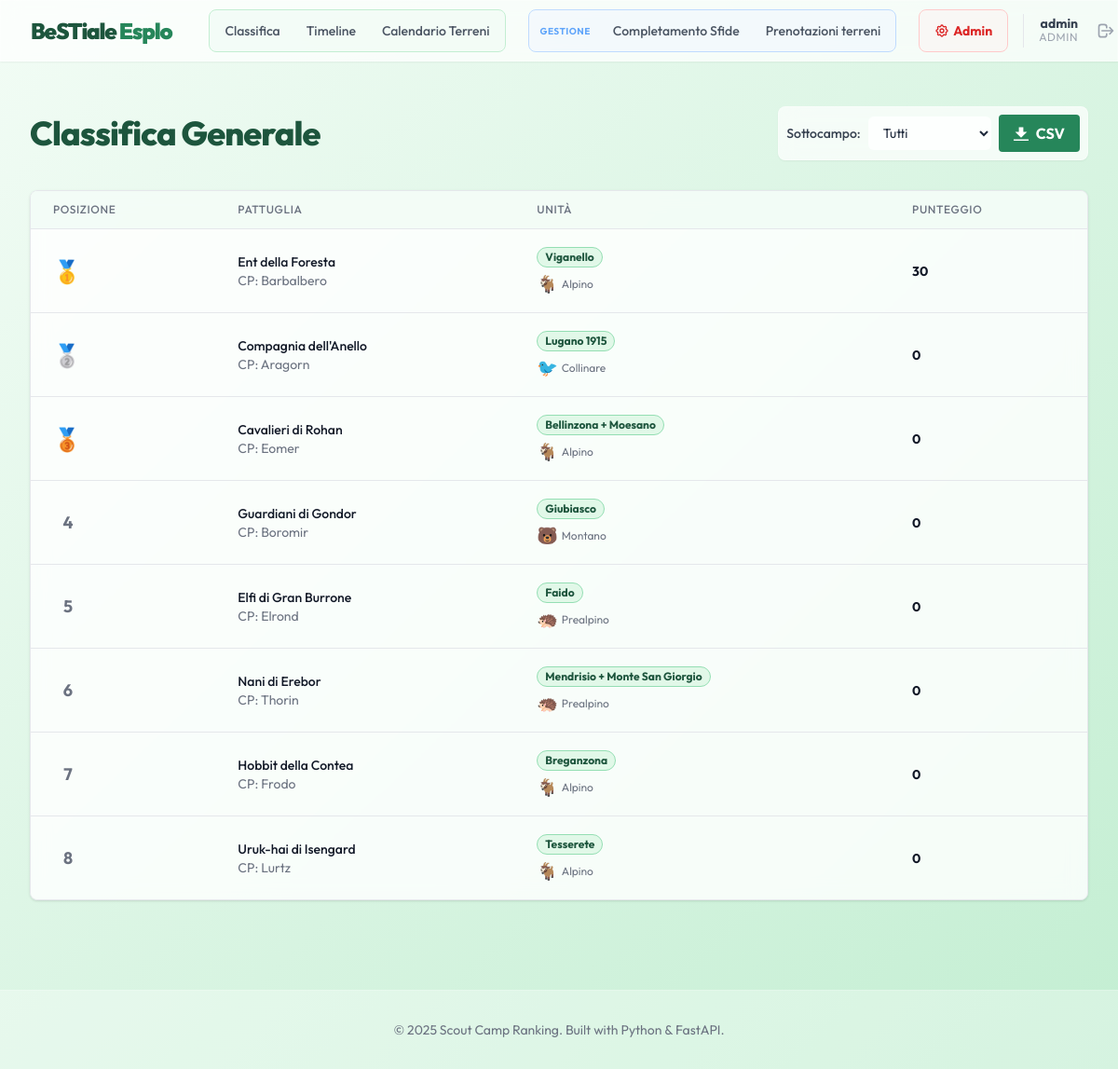
/ (signed in), run on an earlier commit of the app's database.
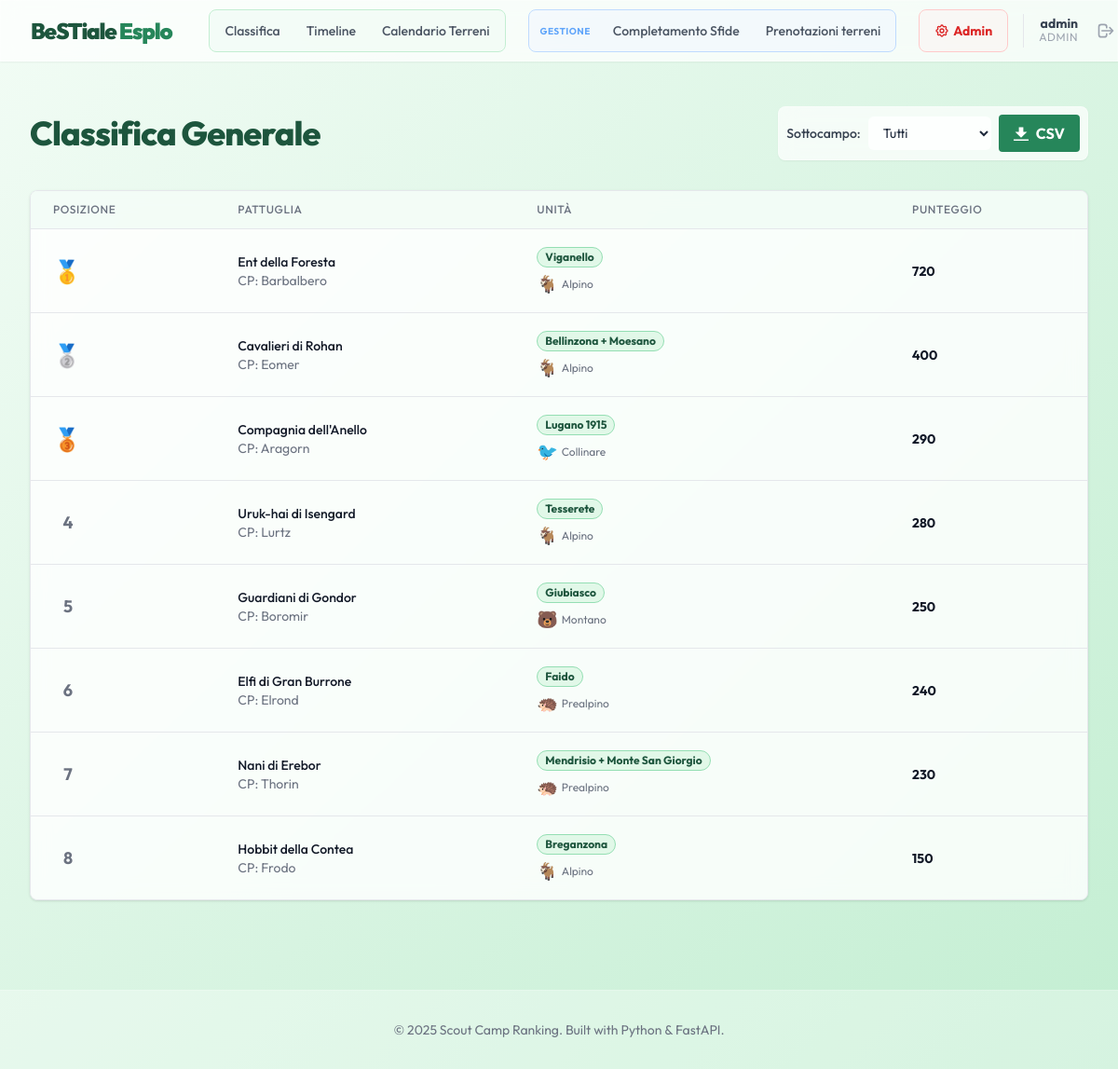
And on a later commit of the database.
### app/models.py (models this page shows)
class User(Base):
    __tablename__ = "users"
    id: Mapped[int] = mapped_column(primary_key=True, index=True)
    username: Mapped[str] = mapped_column(unique=True, index=True)
    password_hash: Mapped[str] = mapped_column()
    role: Mapped[str] = mapped_column()  # 'unit', 'tech', 'admin'
    unita_id: Mapped[int | None] = mapped_column(ForeignKey("unita.id"), nullable=True)
    unita: Mapped[Optional["Unita"]] = relationship()

class Pattuglia(Base):
    __tablename__ = "pattuglie"
    id: Mapped[int] = mapped_column(primary_key=True, index=True)
    name: Mapped[str] = mapped_column(unique=True, index=True)
    capo_pattuglia: Mapped[str] = mapped_column()
    unita_id: Mapped[int] = mapped_column(ForeignKey("unita.id"))
    current_score: Mapped[int] = mapped_column(default=0)
    unita: Mapped["Unita"] = relationship(back_populates="pattuglie")
    completions: Mapped[list["Completion"]] = relationship(back_populates="pattuglia")

class Unita(Base):
    __tablename__ = "unita"
    id: Mapped[int] = mapped_column(primary_key=True, index=True)
    name: Mapped[str] = mapped_column(unique=True, index=True)
    sottocampo: Mapped[str] = mapped_column()
    pattuglie: Mapped[list["Pattuglia"]] = relationship(back_populates="unita")

### app/routers/public.py (the view)
@router.get("/", response_class=HTMLResponse)
async def ranking_page(
    request: Request,
    sottocampo_filter: str | None = None,
    db: Session = Depends(get_db),
    user: User = Depends(get_authenticated_user),
):
    query = db.query(Pattuglia).join(Unita).options(joinedload(Pattuglia.unita))
    if sottocampo_filter and sottocampo_filter.strip():
        query = query.filter(Unita.sottocampo == sottocampo_filter)
    else:
        sottocampo_filter = None
    pattuglie = query.order_by(Pattuglia.current_score.desc()).all()
    for index, p in enumerate(pattuglie):
        p.rank = index + 1
    all_unita = db.query(Unita).order_by(Unita.name).all()
    sottocampi = sorted(list(set(u.sottocampo for u in all_unita)))
    return templates.TemplateResponse(
        "ranking.html",
        {
            "request": request,
            "pattuglie": pattuglie,
            "unita": all_unita,
            "sottocampi": sottocampi,
            "current_sottocampo_filter": sottocampo_filter,
            "user": user,
        },
    )

### app/templates/ranking.html (shortened to what this page needs)
{% extends "base.html" %}
{% block content %}
<div class="px-4 py-6 sm:px-0">
    <div class="flex flex-col md:flex-row justify-between items-center mb-8">
        <h1 class="text-4xl font-extrabold text-scout-800 tracking-tight mb-4 md:mb-0">
            Classifica Generale
        </h1>
        <div class="flex flex-col md:flex-row items-center space-y-4 md:space-y-0 md:space-x-4">
            <form action="/" method="get" class="flex items-center space-x-2 glass p-2 rounded-lg shadow-sm">
                <div class="flex items-center space-x-2">
                    <label for="sottocampo_filter" class="text-sm font-medium text-gray-700">Sottocampo:</label>
                    <select name="sottocampo_filter" id="sottocampo_filter" onchange="this.form.submit()"
                        class="block w-full pl-3 pr-10 py-2 text-base border-gray-300 focus:outline-none focus:ring-scout-500 focus:border-scout-500 sm:text-sm rounded-md bg-white/80">
                        <option value="">Tutti</option>
                    </select>
                </div>
                {% if user.role in ['tech', 'admin'] %}
                <a href="/export/ranking"
                    class="bg-scout-600 hover:bg-scout-700 text-white font-bold py-2 px-4 rounded inline-flex items-center transition-colors duration-150 ml-2">
                    <svg class="fill-current w-4 h-4 mr-2" xmlns="http://www.w3.org/2000/svg" viewBox="0 0 20 20">
                        <path d="M13 8V2H7v6H2l8 8 8-8h-5zM0 18h20v2H0v-2z" />
                    </svg>
                    <span>CSV</span>
                </a>
                {% endif %}
            </form>
        </div>
    </div>
    <div class="shadow overflow-hidden border-b border-gray-200 sm:rounded-lg glass">
        <table class="min-w-full divide-y divide-gray-200">
            <thead class="bg-scout-50/80">
                <tr>
                    <th scope="col"
                        class="px-6 py-3 text-left text-xs font-medium text-gray-500 uppercase tracking-wider">
                        Posizione
                    </th>
                    <th scope="col"
                        class="px-6 py-3 text-left text-xs font-medium text-gray-500 uppercase tracking-wider">
                        Pattuglia
                    </th>
                    <th scope="col"
                        class="px-6 py-3 text-left text-xs font-medium text-gray-500 uppercase tracking-wider">
                        Unità
                    </th>
                    <th scope="col"
                        class="px-6 py-3 text-left text-xs font-medium text-gray-500 uppercase tracking-wider">
                        Punteggio
                    </th>
                </tr>
            </thead>
            <tbody class="bg-white/40 divide-y divide-gray-200">
                {% for p in pattuglie %}
                <tr class="hover:bg-white/60 transition-colors duration-150">
                    <td class="px-6 py-4 whitespace-nowrap">
                        <div class="flex items-center">
                            {% if p.rank == 1 %}
                            <span class="text-2xl mr-2">🥇</span>
                            {% elif p.rank == 2 %}
                            <span class="text-2xl mr-2">🥈</span>
                            {% elif p.rank == 3 %}
                            <span class="text-2xl mr-2">🥉</span>
                            {% else %}
                            <span class="text-lg font-bold text-gray-500 w-8 text-center">{{ p.rank }}</span>
                            {% endif %}
                        </div>
                    </td>
                    <td class="px-6 py-4 whitespace-nowrap">
                        <div class="text-sm font-medium text-gray-900">{{ p.name }}</div>
                        <div class="text-sm text-gray-500">CP: {{ p.capo_pattuglia }}</div>
                    </td>
                    <td class="px-6 py-4 whitespace-nowrap">
                        <span
                            class="px-2 inline-flex text-xs leading-5 font-bold rounded-full bg-scout-100 text-scout-800 border border-scout-300">
                            {{ p.unita.name }}
                        </span>
                        <div class="text-xs text-gray-500 mt-1 flex items-center">
                            {% if p.unita.sottocampo == 'Alpino' %}
                            <span class="text-lg mr-1">🐐</span>
                            {% elif p.unita.sottocampo == 'Prealpino' %}
                            <span class="text-lg mr-1">🦔</span>
                            {% elif p.unita.sottocampo == 'Montano' %}
                            <span class="text-lg mr-1">🐻</span>
                            {% elif p.unita.sottocampo == 'Collinare' %}
                            <span class="text-lg mr-1">🐦</span>
                            {% endif %}
                            {{ p.unita.sottocampo }}
                        </div>
                    </td>
                    <td class="px-6 py-4 whitespace-nowrap text-sm text-gray-900 font-bold text-lg">
                        {{ p.current_score }}
                    </td>
                </tr>
                {% endfor %}
            </tbody>
        </table>
    </div>
</div>
{% endblock %}

### app/templates/base.html (shortened to what this page needs)
<!DOCTYPE html>
<html lang="it">
<head>
    <script src="https://cdn.tailwindcss.com"></script>
</head>
<body class="bg-gradient-to-br from-scout-50 to-scout-200 min-h-screen text-slate-800">
    <nav class="glass sticky top-0 z-50 shadow-sm">
        <div class="max-w-7xl mx-auto px-4 sm:px-6 lg:px-8">
            <div class="flex justify-between h-16">
                <div class="flex-shrink-0 flex items-center">
                    <span class="font-black text-2xl tracking-tighter text-scout-800">
                        BeSTiale <span class="text-scout-600">Esplo</span>
                    </span>
                    <div class="hidden sm:flex sm:items-center sm:space-x-6 ml-10">
                        <div class="flex space-x-1 bg-scout-50/80 rounded-lg p-1 border border-scout-200 items-center">
                            <a href="/"
                                class="px-3 py-2 rounded-md text-sm font-medium text-gray-600 hover:text-scout-700 hover:bg-white/60 transition-colors">
                                Classifica
                            </a>
                            <a href="/timeline"
                                class="px-3 py-2 rounded-md text-sm font-medium text-gray-600 hover:text-scout-700 hover:bg-white/60 transition-colors">
                                Timeline
                            </a>
                            <a href="/prenotazioni"
                                class="px-3 py-2 rounded-md text-sm font-medium text-gray-600 hover:text-scout-700 hover:bg-white/60 transition-colors">
                                Calendario Terreni
                            </a>
                        </div>
                        {% if user and user.role in ['tech', 'admin'] %}
                        <div class="flex space-x-1 bg-blue-50/50 rounded-lg p-1 border border-blue-200 items-center">
                            <span
                                class="px-2 text-[10px] font-bold text-blue-400 uppercase tracking-wider hidden lg:block">Gestione</span>
                            <a href="/input"
                                class="px-3 py-2 rounded-md text-sm font-medium text-gray-600 hover:text-blue-700 hover:bg-white/60 transition-colors">
                                Completamento Sfide
                            </a>
                            <a href="/gestione-terreni"
                                class="px-3 py-2 rounded-md text-sm font-medium text-gray-600 hover:text-blue-700 hover:bg-white/60 transition-colors">
                                Prenotazioni terreni
                            </a>
                        </div>
                        {% endif %}
                    </div>
                    <div class="flex items-center space-x-4 ml-6">
                        {% if user and user.role == 'admin' %}
                        <div class="flex space-x-1 bg-red-50/50 rounded-lg p-1 border border-red-200">
                            <a href="/admin"
                                class="flex items-center px-3 py-2 rounded-md text-sm font-bold text-red-600 hover:text-red-800 hover:bg-white/60 transition-colors">
                                Admin
                            </a>
                        </div>
                        {% endif %}
                        {% if user %}
                        <div class="flex items-center space-x-3 pl-4 border-l border-gray-200">
                            <div class="flex flex-col text-right hidden md:flex">
                                <span class="text-sm font-bold text-gray-700 leading-none">{{ user.username }}</span>
                                <span class="text-xs text-gray-400 uppercase tracking-wider">{{ user.role }}</span>
                            </div>
                            <a href="/logout"
                                class="p-2 text-gray-400 hover:text-red-600 rounded-full hover:bg-red-50 transition-colors"
                                title="Esci">
                                <svg xmlns="http://www.w3.org/2000/svg" class="h-5 w-5" fill="none" viewBox="0 0 24 24"
                                    stroke="currentColor">
                                    <path stroke-linecap="round" stroke-linejoin="round" stroke-width="2"
                                        d="M17 16l4-4m0 0l-4-4m4 4H7m6 4v1a3 3 0 01-3 3H6a3 3 0 01-3-3V7a3 3 0 013-3h4a3 3 0 013 3v1" />
                                </svg>
                            </a>
                        </div>
                        {% endif %}
                    </div>
                </div>
            </div>
    </nav>
    <main class="max-w-7xl mx-auto py-6 sm:px-6 lg:px-8">
        {% block content %}{% endblock %}
    </main>
    <footer class="bg-white/30 border-t border-white/20 mt-12 py-8">
        <div class="max-w-7xl mx-auto px-4 text-center text-gray-500 text-sm">
            &copy; 2025 Scout Camp Ranking. Built with Python & FastAPI.
        </div>
    </footer>
</body>
</html>

### app/templates/base.html (style rules this page uses)
body { font-family: 'Outfit', sans-serif; }
.glass { background: rgba(255, 255, 255, 0.7); backdrop-filter: blur(10px); -webkit-backdrop-filter: blur(10px); border: 1px solid rgba(255, 255, 255, 0.3); }

What changed in the data, as far as the page shows it:
changed Pattuglia "Ent della Foresta": current_score "30" → "720"
changed Pattuglia "Cavalieri di Rohan": current_score "0" → "400"; text "🥉" → "🥈"; moves up the list
changed Pattuglia "Compagnia dell'Anello": current_score "0" → "290"; text "🥈" → "🥉"
changed Pattuglia "Uruk-hai di Isengard": rank "8" → "4"; current_score "0" → "280"; moves up the list
changed Pattuglia "Guardiani di Gondor": rank "4" → "5"; current_score "0" → "250"
changed Pattuglia "Elfi di Gran Burrone": rank "5" → "6"; current_score "0" → "240"
changed Pattuglia "Nani di Erebor": rank "6" → "7"; current_score "0" → "230"
changed Pattuglia "Hobbit della Contea": rank "7" → "8"; current_score "0" → "150"
